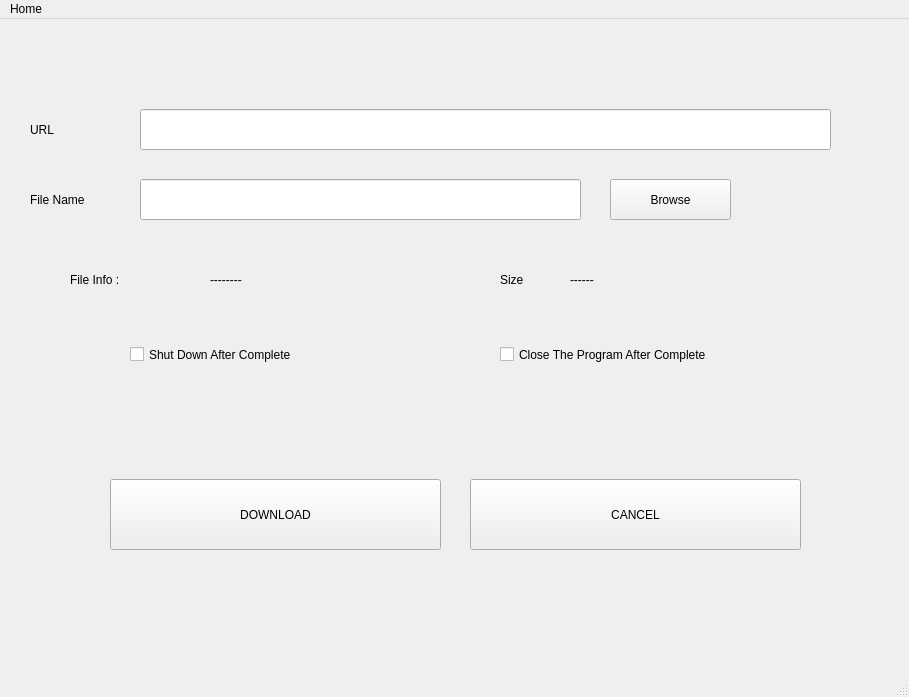
<?xml version="1.0" encoding="UTF-8"?>
<ui version="4.0">
 <class>MainWindow</class>
 <widget class="QMainWindow" name="MainWindow">
  <property name="geometry">
   <rect>
    <x>0</x>
    <y>0</y>
    <width>909</width>
    <height>697</height>
   </rect>
  </property>
  <property name="windowTitle">
   <string>MainWindow</string>
  </property>
  <property name="styleSheet">
   <string notr="true">/*
 * The MIT License (MIT)
 *
 * Copyright (c) &lt;2013-2014&gt; &lt;Colin Duquesnoy&gt;
 *
 * Permission is hereby granted, free of charge, to any person obtaining a copy
 * of this software and associated documentation files (the &quot;Software&quot;), to deal
 * in the Software without restriction, including without limitation the rights
 * to use, copy, modify, merge, publish, distribute, sublicense, and/or sell
 * copies of the Software, and to permit persons to whom the Software is
 * furnished to do so, subject to the following conditions:

 * The above copyright notice and this permission notice shall be included in
 * all copies or substantial portions of the Software.

 * THE SOFTWARE IS PROVIDED &quot;AS IS&quot;, WITHOUT WARRANTY OF ANY KIND, EXPRESS OR
 * IMPLIED, INCLUDING BUT NOT LIMITED TO THE WARRANTIES OF MERCHANTABILITY,
 * FITNESS FOR A PARTICULAR PURPOSE AND NONINFRINGEMENT. IN NO EVENT SHALL THE
 * AUTHORS OR COPYRIGHT HOLDERS BE LIABLE FOR ANY CLAIM, DAMAGES OR OTHER
 * LIABILITY, WHETHER IN AN ACTION OF CONTRACT, TORT OR OTHERWISE, ARISING FROM,
 * OUT OF OR IN CONNECTION WITH THE SOFTWARE OR THE USE OR OTHER DEALINGS IN
 * THE SOFTWARE.
 */
QToolTip
{
    border: 1px solid #76797C;
    background-color: rgb(90, 102, 117);;
    color: white;
    padding: 5px;
    opacity: 200;
}

QWidget
{
    color: #eff0f1;
    background-color: #31363b;
    selection-background-color:#3daee9;
    selection-color: #eff0f1;
    background-clip: border;
    border-image: none;
    border: 0px transparent black;
    outline: 0;
}

QWidget:item:hover
{
    background-color: #3daee9;
    color: #eff0f1;
}

QWidget:item:selected
{
    background-color: #3daee9;
}

QRadioButton
{
    spacing: 5px;
    outline: none;
    color: #eff0f1;
    margin-bottom: 2px;
}

QRadioButton:disabled
{
    color: #76797C;
}
QRadioButton::indicator
{
    width: 21px;
    height: 21px;
}

QRadioButton::indicator:unchecked
{
    image: url(:/qss_icons/Dark_rc/radio_unchecked.png);
}


QRadioButton::indicator:unchecked:hover,
QRadioButton::indicator:unchecked:focus,
QRadioButton::indicator:unchecked:pressed
{
    border: none;
    outline: none;
    image: url(:/qss_icons/Dark_rc/radio_unchecked_focus.png);
}

QRadioButton::indicator:checked
{
    border: none;
    outline: none;
    image: url(:/qss_icons/Dark_rc/radio_checked.png);
}

QRadioButton::indicator:checked:hover,
QRadioButton::indicator:checked:focus,
QRadioButton::indicator:checked:pressed
{
    border: none;
    outline: none;
    image: url(:/qss_icons/Dark_rc/radio_checked_focus.png);
}

QRadioButton::indicator:checked:disabled
{
    outline: none;
    image: url(:/qss_icons/Dark_rc/radio_checked_disabled.png);
}

QRadioButton::indicator:unchecked:disabled
{
    image: url(:/qss_icons/Dark_rc/radio_unchecked_disabled.png);
}


QMenuBar
{
    background-color: #31363b;
    color: #eff0f1;
}

QMenuBar::item
{
    background: transparent;
}

QMenuBar::item:selected
{
    background: transparent;
    border: 1px solid #76797C;
}

QMenuBar::item:pressed
{
    border: 1px solid #76797C;
    background-color: #3daee9;
    color: #eff0f1;
    margin-bottom:-1px;
    padding-bottom:1px;
}

QMenu
{
    border: 1px solid #76797C;
    color: #eff0f1;
    margin: 2px;
}

QMenu::icon
{
    margin: 5px;
}

QMenu::item
{
    padding: 5px 30px 5px 30px;
    margin-left: 5px;
    border: 1px solid transparent; /* reserve space for selection border */
}

QMenu::item:selected
{
    color: #eff0f1;
}

QMenu::separator {
    height: 2px;
    background: lightblue;
    margin-left: 10px;
    margin-right: 5px;
}

QMenu::indicator {
    width: 18px;
    height: 18px;
}

/* non-exclusive indicator = check box style indicator
   (see QActionGroup::setExclusive) */
QMenu::indicator:non-exclusive:unchecked {
    image: url(:/qss_icons/Dark_rc/checkbox_unchecked.png);
}

QMenu::indicator:non-exclusive:unchecked:selected {
    image: url(:/qss_icons/Dark_rc/checkbox_unchecked_disabled.png);
}

QMenu::indicator:non-exclusive:checked {
    image: url(:/qss_icons/Dark_rc/checkbox_checked.png);
}

QMenu::indicator:non-exclusive:checked:selected {
    image: url(:/qss_icons/Dark_rc/checkbox_checked_disabled.png);
}

/* exclusive indicator = radio button style indicator (see QActionGroup::setExclusive) */
QMenu::indicator:exclusive:unchecked {
    image: url(:/qss_icons/Dark_rc/radio_unchecked.png);
}

QMenu::indicator:exclusive:unchecked:selected {
    image: url(:/qss_icons/Dark_rc/radio_unchecked_disabled.png);
}

QMenu::indicator:exclusive:checked {
    image: url(:/qss_icons/Dark_rc/radio_checked.png);
}

QMenu::indicator:exclusive:checked:selected {
    image: url(:/qss_icons/Dark_rc/radio_checked_disabled.png);
}

QMenu::right-arrow {
    margin: 5px;
    image: url(:/qss_icons/Dark_rc/right_arrow.png)
}


QWidget:disabled
{
    color: #454545;
    background-color: #31363b;
}

QAbstractItemView
{
    alternate-background-color: #31363b;
    color: #eff0f1;
    border: 1px solid 3A3939;
    border-radius: 2px;
}

QWidget:focus, QMenuBar:focus
{
    border: 1px solid #3daee9;
}

QTabWidget:focus, QCheckBox:focus, QRadioButton:focus, QSlider:focus
{
    border: none;
}

QLineEdit
{
    background-color: #232629;
    padding: 5px;
    border-style: solid;
    border: 1px solid #76797C;
    border-radius: 2px;
    color: #eff0f1;
}

QGroupBox {
    border:1px solid #76797C;
    border-radius: 2px;
    margin-top: 20px;
}

QGroupBox::title {
    subcontrol-origin: margin;
    subcontrol-position: top center;
    padding-left: 10px;
    padding-right: 10px;
    padding-top: 10px;
}

QAbstractScrollArea
{
    border-radius: 2px;
    border: 1px solid #76797C;
    background-color: transparent;
}

QScrollBar:horizontal
{
    height: 15px;
    margin: 3px 15px 3px 15px;
    border: 1px transparent #2A2929;
    border-radius: 4px;
    background-color: #2A2929;
}

QScrollBar::handle:horizontal
{
    background-color: #605F5F;
    min-width: 5px;
    border-radius: 4px;
}

QScrollBar::add-line:horizontal
{
    margin: 0px 3px 0px 3px;
    border-image: url(:/qss_icons/Dark_rc/right_arrow_disabled.png);
    width: 10px;
    height: 10px;
    subcontrol-position: right;
    subcontrol-origin: margin;
}

QScrollBar::sub-line:horizontal
{
    margin: 0px 3px 0px 3px;
    border-image: url(:/qss_icons/Dark_rc/left_arrow_disabled.png);
    height: 10px;
    width: 10px;
    subcontrol-position: left;
    subcontrol-origin: margin;
}

QScrollBar::add-line:horizontal:hover,QScrollBar::add-line:horizontal:on
{
    border-image: url(:/qss_icons/Dark_rc/right_arrow.png);
    height: 10px;
    width: 10px;
    subcontrol-position: right;
    subcontrol-origin: margin;
}


QScrollBar::sub-line:horizontal:hover, QScrollBar::sub-line:horizontal:on
{
    border-image: url(:/qss_icons/Dark_rc/left_arrow.png);
    height: 10px;
    width: 10px;
    subcontrol-position: left;
    subcontrol-origin: margin;
}

QScrollBar::up-arrow:horizontal, QScrollBar::down-arrow:horizontal
{
    background: none;
}


QScrollBar::add-page:horizontal, QScrollBar::sub-page:horizontal
{
    background: none;
}

QScrollBar:vertical
{
    background-color: #2A2929;
    width: 15px;
    margin: 15px 3px 15px 3px;
    border: 1px transparent #2A2929;
    border-radius: 4px;
}

QScrollBar::handle:vertical
{
    background-color: #605F5F;
    min-height: 5px;
    border-radius: 4px;
}

QScrollBar::sub-line:vertical
{
    margin: 3px 0px 3px 0px;
    border-image: url(:/qss_icons/Dark_rc/up_arrow_disabled.png);
    height: 10px;
    width: 10px;
    subcontrol-position: top;
    subcontrol-origin: margin;
}

QScrollBar::add-line:vertical
{
    margin: 3px 0px 3px 0px;
    border-image: url(:/qss_icons/Dark_rc/down_arrow_disabled.png);
    height: 10px;
    width: 10px;
    subcontrol-position: bottom;
    subcontrol-origin: margin;
}

QScrollBar::sub-line:vertical:hover,QScrollBar::sub-line:vertical:on
{

    border-image: url(:/qss_icons/Dark_rc/up_arrow.png);
    height: 10px;
    width: 10px;
    subcontrol-position: top;
    subcontrol-origin: margin;
}


QScrollBar::add-line:vertical:hover, QScrollBar::add-line:vertical:on
{
    border-image: url(:/qss_icons/Dark_rc/down_arrow.png);
    height: 10px;
    width: 10px;
    subcontrol-position: bottom;
    subcontrol-origin: margin;
}

QScrollBar::up-arrow:vertical, QScrollBar::down-arrow:vertical
{
    background: none;
}


QScrollBar::add-page:vertical, QScrollBar::sub-page:vertical
{
    background: none;
}

QTextEdit
{
    background-color: #232629;
    color: #eff0f1;
    border: 1px solid #76797C;
}

QPlainTextEdit
{
    background-color: #232629;;
    color: #eff0f1;
    border-radius: 2px;
    border: 1px solid #76797C;
}

QHeaderView::section
{
    background-color: #76797C;
    color: #eff0f1;
    padding: 5px;
    border: 1px solid #76797C;
}

QSizeGrip {
    image: url(:/qss_icons/Dark_rc/sizegrip.png);
    width: 12px;
    height: 12px;
}


QMainWindow::separator
{
    background-color: #31363b;
    color: white;
    padding-left: 4px;
    spacing: 2px;
    border: 1px dashed #76797C;
}

QMainWindow::separator:hover
{

    background-color: #787876;
    color: white;
    padding-left: 4px;
    border: 1px solid #76797C;
    spacing: 2px;
}


QMenu::separator
{
    height: 1px;
    background-color: #76797C;
    color: white;
    padding-left: 4px;
    margin-left: 10px;
    margin-right: 5px;
}


QFrame
{
    border-radius: 2px;
    border: 1px solid #76797C;
}

QFrame[frameShape=&quot;0&quot;]
{
    border-radius: 2px;
    border: 1px transparent #76797C;
}

QStackedWidget
{
    border: 1px transparent black;
}

QToolBar {
    border: 1px transparent #393838;
    background: 1px solid #31363b;
    font-weight: bold;
}

QToolBar::handle:horizontal {
    image: url(:/qss_icons/Dark_rc/Hmovetoolbar.png);
}
QToolBar::handle:vertical {
    image: url(:/qss_icons/Dark_rc/Vmovetoolbar.png);
}
QToolBar::separator:horizontal {
    image: url(:/qss_icons/Dark_rc/Hsepartoolbar.png);
}
QToolBar::separator:vertical {
    image: url(:/qss_icons/Dark_rc/Vsepartoolbar.png);
}
QToolButton#qt_toolbar_ext_button {
    background: #58595a
}

QPushButton
{
    color: #eff0f1;
    background-color: #31363b;
    border-width: 1px;
    border-color: #76797C;
    border-style: solid;
    padding: 5px;
    border-radius: 2px;
    outline: none;
}

QPushButton:disabled
{
    background-color: #31363b;
    border-width: 1px;
    border-color: #454545;
    border-style: solid;
    padding-top: 5px;
    padding-bottom: 5px;
    padding-left: 10px;
    padding-right: 10px;
    border-radius: 2px;
    color: #454545;
}

QPushButton:focus {
    background-color: #3daee9;
    color: white;
}

QPushButton:pressed
{
    background-color: #3daee9;
    padding-top: -15px;
    padding-bottom: -17px;
}

QComboBox
{
    selection-background-color: #3daee9;
    border-style: solid;
    border: 1px solid #76797C;
    border-radius: 2px;
    padding: 5px;
    min-width: 75px;
}

QPushButton:checked{
    background-color: #76797C;
    border-color: #6A6969;
}

QComboBox:hover,QPushButton:hover,QAbstractSpinBox:hover,QLineEdit:hover,QTextEdit:hover,QPlainTextEdit:hover,QAbstractView:hover,QTreeView:hover
{
    border: 1px solid #3daee9;
    color: #eff0f1;
}

QComboBox:on
{
    padding-top: 3px;
    padding-left: 4px;
    selection-background-color: #4a4a4a;
}

QComboBox QAbstractItemView
{
    background-color: #232629;
    border-radius: 2px;
    border: 1px solid #76797C;
    selection-background-color: #3daee9;
}

QComboBox::drop-down
{
    subcontrol-origin: padding;
    subcontrol-position: top right;
    width: 15px;

    border-left-width: 0px;
    border-left-color: darkgray;
    border-left-style: solid;
    border-top-right-radius: 3px;
    border-bottom-right-radius: 3px;
}

QComboBox::down-arrow
{
    image: url(:/qss_icons/Dark_rc/down_arrow_disabled.png);
}

QComboBox::down-arrow:on, QComboBox::down-arrow:hover,
QComboBox::down-arrow:focus
{
    image: url(:/qss_icons/Dark_rc/down_arrow.png);
}

QAbstractSpinBox {
    padding: 5px;
    border: 1px solid #76797C;
    background-color: #232629;
    color: #eff0f1;
    border-radius: 2px;
    min-width: 75px;
}

QAbstractSpinBox:up-button
{
    background-color: transparent;
    subcontrol-origin: border;
    subcontrol-position: center right;
}

QAbstractSpinBox:down-button
{
    background-color: transparent;
    subcontrol-origin: border;
    subcontrol-position: center left;
}

QAbstractSpinBox::up-arrow,QAbstractSpinBox::up-arrow:disabled,QAbstractSpinBox::up-arrow:off {
    image: url(:/qss_icons/Dark_rc/up_arrow_disabled.png);
    width: 10px;
    height: 10px;
}
QAbstractSpinBox::up-arrow:hover
{
    image: url(:/qss_icons/Dark_rc/up_arrow.png);
}


QAbstractSpinBox::down-arrow,QAbstractSpinBox::down-arrow:disabled,QAbstractSpinBox::down-arrow:off
{
    image: url(:/qss_icons/Dark_rc/down_arrow_disabled.png);
    width: 10px;
    height: 10px;
}
QAbstractSpinBox::down-arrow:hover
{
    image: url(:/qss_icons/Dark_rc/down_arrow.png);
}


QLabel
{
    border: 0px solid black;
}

QTabWidget{
    border: 0px transparent black;
}

QTabWidget::pane {
    border: 1px solid #76797C;
    padding: 5px;
    margin: 0px;
}

QTabBar
{
    qproperty-drawBase: 0;
    left: 5px; /* move to the right by 5px */
    border-radius: 3px;
}

QTabBar:focus
{
    border: 0px transparent black;
}

QTabBar::close-button  {
    image: url(:/qss_icons/Dark_rc/close.png);
    background: transparent;
}

QTabBar::close-button:hover
{
    image: url(:/qss_icons/Dark_rc/close-hover.png);
    background: transparent;
}

QTabBar::close-button:pressed {
    image: url(:/qss_icons/Dark_rc/close-pressed.png);
    background: transparent;
}

/* TOP TABS */
QTabBar::tab:top {
    color: #eff0f1;
    border: 1px solid #76797C;
    border-bottom: 1px transparent black;
    background-color: #31363b;
    padding: 5px;
    min-width: 50px;
    border-top-left-radius: 2px;
    border-top-right-radius: 2px;
}

QTabBar::tab:top:!selected
{
    color: #eff0f1;
    background-color: #54575B;
    border: 1px solid #76797C;
    border-bottom: 1px transparent black;
    border-top-left-radius: 2px;
    border-top-right-radius: 2px;    
}

QTabBar::tab:top:!selected:hover {
    background-color: #3daee9;
}

/* BOTTOM TABS */
QTabBar::tab:bottom {
    color: #eff0f1;
    border: 1px solid #76797C;
    border-top: 1px transparent black;
    background-color: #31363b;
    padding: 5px;
    border-bottom-left-radius: 2px;
    border-bottom-right-radius: 2px;
    min-width: 50px;
}

QTabBar::tab:bottom:!selected
{
    color: #eff0f1;
    background-color: #54575B;
    border: 1px solid #76797C;
    border-top: 1px transparent black;
    border-bottom-left-radius: 2px;
    border-bottom-right-radius: 2px;
}

QTabBar::tab:bottom:!selected:hover {
    background-color: #3daee9;
}

/* LEFT TABS */
QTabBar::tab:left {
    color: #eff0f1;
    border: 1px solid #76797C;
    border-left: 1px transparent black;
    background-color: #31363b;
    padding: 5px;
    border-top-right-radius: 2px;
    border-bottom-right-radius: 2px;
    min-height: 50px;
}

QTabBar::tab:left:!selected
{
    color: #eff0f1;
    background-color: #54575B;
    border: 1px solid #76797C;
    border-left: 1px transparent black;
    border-top-right-radius: 2px;
    border-bottom-right-radius: 2px;
}

QTabBar::tab:left:!selected:hover {
    background-color: #3daee9;
}


/* RIGHT TABS */
QTabBar::tab:right {
    color: #eff0f1;
    border: 1px solid #76797C;
    border-right: 1px transparent black;
    background-color: #31363b;
    padding: 5px;
    border-top-left-radius: 2px;
    border-bottom-left-radius: 2px;
    min-height: 50px;
}

QTabBar::tab:right:!selected
{
    color: #eff0f1;
    background-color: #54575B;
    border: 1px solid #76797C;
    border-right: 1px transparent black;
    border-top-left-radius: 2px;
    border-bottom-left-radius: 2px;
}

QTabBar::tab:right:!selected:hover {
    background-color: #3daee9;
}

QTabBar QToolButton::right-arrow:enabled {
     image: url(:/qss_icons/Dark_rc/right_arrow.png);
 }

 QTabBar QToolButton::left-arrow:enabled {
     image: url(:/qss_icons/Dark_rc/left_arrow.png);
 }

QTabBar QToolButton::right-arrow:disabled {
     image: url(:/qss_icons/Dark_rc/right_arrow_disabled.png);
 }

 QTabBar QToolButton::left-arrow:disabled {
     image: url(:/qss_icons/Dark_rc/left_arrow_disabled.png);
 }


QDockWidget {
    background: #31363b;
    border: 1px solid #403F3F;
    titlebar-close-icon: url(:/qss_icons/Dark_rc/close.png);
    titlebar-normal-icon: url(:/qss_icons/Dark_rc/undock.png);
}

QDockWidget::close-button, QDockWidget::float-button {
    border: 1px solid transparent;
    border-radius: 2px;
    background: transparent;
}

QDockWidget::close-button:hover, QDockWidget::float-button:hover {
    background: rgba(255, 255, 255, 10);
}

QDockWidget::close-button:pressed, QDockWidget::float-button:pressed {
    padding: 1px -1px -1px 1px;
    background: rgba(255, 255, 255, 10);
}

QTreeView, QListView
{
    border: 1px solid #76797C;
    background-color: #232629;
}

QTreeView:branch:selected, QTreeView:branch:hover
{
    background: url(:/qss_icons/Dark_rc/transparent.png);
}

QTreeView::branch:has-siblings:!adjoins-item {
    border-image: url(:/qss_icons/Dark_rc/transparent.png);
}

QTreeView::branch:has-siblings:adjoins-item {
    border-image: url(:/qss_icons/Dark_rc/transparent.png);
}

QTreeView::branch:!has-children:!has-siblings:adjoins-item {
    border-image: url(:/qss_icons/Dark_rc/transparent.png);
}

QTreeView::branch:has-children:!has-siblings:closed,
QTreeView::branch:closed:has-children:has-siblings {
    image: url(:/qss_icons/Dark_rc/branch_closed.png);
}

QTreeView::branch:open:has-children:!has-siblings,
QTreeView::branch:open:has-children:has-siblings  {
    image: url(:/qss_icons/Dark_rc/branch_open.png);
}

QTreeView::branch:has-children:!has-siblings:closed:hover,
QTreeView::branch:closed:has-children:has-siblings:hover {
    image: url(:/qss_icons/Dark_rc/branch_closed-on.png);
    }

QTreeView::branch:open:has-children:!has-siblings:hover,
QTreeView::branch:open:has-children:has-siblings:hover  {
    image: url(:/qss_icons/Dark_rc/branch_open-on.png);
    }

QListView::item:!selected:hover, QTreeView::item:!selected:hover  {
    background: rgba(167,218,245, 0.3);
    outline: 0;
    color: #eff0f1
}

QListView::item:selected:hover, QTreeView::item:selected:hover  {
    background: #3daee9;
    color: #eff0f1;
}

QSlider::groove:horizontal {
    border: 1px solid #565a5e;
    height: 4px;
    background: #565a5e;
    margin: 0px;
    border-radius: 2px;
}

QSlider::handle:horizontal {
    background: #232629;
    border: 1px solid #565a5e;
    width: 16px;
    height: 16px;
    margin: -8px 0;
    border-radius: 9px;
}

QSlider::groove:vertical {
    border: 1px solid #565a5e;
    width: 4px;
    background: #565a5e;
    margin: 0px;
    border-radius: 3px;
}

QSlider::handle:vertical {
    background: #232629;
    border: 1px solid #565a5e;
    width: 16px;
    height: 16px;
    margin: 0 -8px;
    border-radius: 9px;
}

QToolButton {
    background-color: transparent;
    border: 1px transparent #76797C;
    border-radius: 2px;
    margin: 3px;
    padding: 5px;
}

QToolButton[popupMode=&quot;1&quot;] { /* only for MenuButtonPopup */
 padding-right: 20px; /* make way for the popup button */
 border: 1px #76797C;
 border-radius: 5px;
}

QToolButton[popupMode=&quot;2&quot;] { /* only for InstantPopup */
 padding-right: 10px; /* make way for the popup button */
 border: 1px #76797C;
}


QToolButton:hover, QToolButton::menu-button:hover {
    background-color: transparent;
    border: 1px solid #3daee9;
    padding: 5px;
}

QToolButton:checked, QToolButton:pressed,
        QToolButton::menu-button:pressed {
    background-color: #3daee9;
    border: 1px solid #3daee9;
    padding: 5px;
}

/* the subcontrol below is used only in the InstantPopup or DelayedPopup mode */
QToolButton::menu-indicator {
    image: url(:/qss_icons/Dark_rc/down_arrow.png);
    top: -7px; left: -2px; /* shift it a bit */
}

/* the subcontrols below are used only in the MenuButtonPopup mode */
QToolButton::menu-button {
    border: 1px transparent #76797C;
    border-top-right-radius: 6px;
    border-bottom-right-radius: 6px;
    /* 16px width + 4px for border = 20px allocated above */
    width: 16px;
    outline: none;
}

QToolButton::menu-arrow {
    image: url(:/qss_icons/Dark_rc/down_arrow.png);
}

QToolButton::menu-arrow:open {
    border: 1px solid #76797C;
}

QPushButton::menu-indicator  {
    subcontrol-origin: padding;
    subcontrol-position: bottom right;
    left: 8px;
}

QTableView
{
    border: 1px solid #76797C;
    gridline-color: #31363b;
    background-color: #232629;
}


QTableView, QHeaderView
{
    border-radius: 0px;
}

QTableView::item:pressed, QListView::item:pressed, QTreeView::item:pressed  {
    background: #3daee9;
    color: #eff0f1;
}

QTableView::item:selected:active, QTreeView::item:selected:active, QListView::item:selected:active  {
    background: #3daee9;
    color: #eff0f1;
}


QHeaderView
{
    background-color: #31363b;
    border: 1px transparent;
    border-radius: 0px;
    margin: 0px;
    padding: 0px;

}

QHeaderView::section  {
    background-color: #31363b;
    color: #eff0f1;
    padding: 5px;
    border: 1px solid #76797C;
    border-radius: 0px;
    text-align: center;
}

QHeaderView::section::vertical::first, QHeaderView::section::vertical::only-one
{
    border-top: 1px solid #76797C;
}

QHeaderView::section::vertical
{
    border-top: transparent;
}

QHeaderView::section::horizontal::first, QHeaderView::section::horizontal::only-one
{
    border-left: 1px solid #76797C;
}

QHeaderView::section::horizontal
{
    border-left: transparent;
}


QHeaderView::section:checked
 {
    color: white;
    background-color: #334e5e;
 }

 /* style the sort indicator */
QHeaderView::down-arrow {
    image: url(:/qss_icons/Dark_rc/down_arrow.png);
}

QHeaderView::up-arrow {
    image: url(:/qss_icons/Dark_rc/up_arrow.png);
}


QTableCornerButton::section {
    background-color: #31363b;
    border: 1px transparent #76797C;
    border-radius: 0px;
}

QToolBox  {
    padding: 5px;
    border: 1px transparent black;
}

QToolBox::tab {
    color: #eff0f1;
    background-color: #31363b;
    border: 1px solid #76797C;
    border-bottom: 1px transparent #31363b;
    border-top-left-radius: 5px;
    border-top-right-radius: 5px;
}

QToolBox::tab:selected { /* italicize selected tabs */
    font: italic;
    background-color: #31363b;
    border-color: #3daee9;
 }

QStatusBar::item {
    border: 0px transparent dark;
 }


QFrame[height=&quot;3&quot;], QFrame[width=&quot;3&quot;] {
    background-color: #76797C;
}


QSplitter::handle {
    border: 1px dashed #76797C;
}

QSplitter::handle:hover {
    background-color: #787876;
    border: 1px solid #76797C;
}

QSplitter::handle:horizontal {
    width: 1px;
}

QSplitter::handle:vertical {
    height: 1px;
}

QProgressBar {
    border: 1px solid #76797C;
    border-radius: 5px;
    text-align: center;
}

QProgressBar::chunk {
    background-color: #05B8CC;
}

QDateEdit
{
    selection-background-color: #3daee9;
    border-style: solid;
    border: 1px solid #3375A3;
    border-radius: 2px;
    padding: 1px;
    min-width: 75px;
}

QDateEdit:on
{
    padding-top: 3px;
    padding-left: 4px;
    selection-background-color: #4a4a4a;
}

QDateEdit QAbstractItemView
{
    background-color: #232629;
    border-radius: 2px;
    border: 1px solid #3375A3;
    selection-background-color: #3daee9;
}

QDateEdit::drop-down
{
    subcontrol-origin: padding;
    subcontrol-position: top right;
    width: 15px;
    border-left-width: 0px;
    border-left-color: darkgray;
    border-left-style: solid;
    border-top-right-radius: 3px;
    border-bottom-right-radius: 3px;
}

QDateEdit::down-arrow
{
    image: url(:/qss_icons/Dark_rc/down_arrow_disabled.png);
}

QDateEdit::down-arrow:on, QDateEdit::down-arrow:hover,
QDateEdit::down-arrow:focus
{
    image: url(:/qss_icons/Dark_rc/down_arrow.png);
}</string>
  </property>
  <widget class="QWidget" name="centralwidget">
   <widget class="QCheckBox" name="checkBox">
    <property name="geometry">
     <rect>
      <x>130</x>
      <y>320</y>
      <width>211</width>
      <height>31</height>
     </rect>
    </property>
    <property name="styleSheet">
     <string notr="true"/>
    </property>
    <property name="text">
     <string>Shut Down After Complete</string>
    </property>
   </widget>
   <widget class="QLabel" name="FileSize">
    <property name="geometry">
     <rect>
      <x>570</x>
      <y>240</y>
      <width>161</width>
      <height>41</height>
     </rect>
    </property>
    <property name="text">
     <string>------</string>
    </property>
   </widget>
   <widget class="QLabel" name="FileType">
    <property name="geometry">
     <rect>
      <x>210</x>
      <y>240</y>
      <width>151</width>
      <height>41</height>
     </rect>
    </property>
    <property name="text">
     <string>--------</string>
    </property>
   </widget>
   <widget class="QLabel" name="label_6">
    <property name="geometry">
     <rect>
      <x>500</x>
      <y>240</y>
      <width>51</width>
      <height>41</height>
     </rect>
    </property>
    <property name="text">
     <string>Size</string>
    </property>
   </widget>
   <widget class="QLineEdit" name="SaveLocation">
    <property name="geometry">
     <rect>
      <x>140</x>
      <y>160</y>
      <width>441</width>
      <height>41</height>
     </rect>
    </property>
   </widget>
   <widget class="QLabel" name="label_4">
    <property name="geometry">
     <rect>
      <x>70</x>
      <y>240</y>
      <width>111</width>
      <height>41</height>
     </rect>
    </property>
    <property name="text">
     <string>File Info :</string>
    </property>
   </widget>
   <widget class="QPushButton" name="DownloadButton">
    <property name="geometry">
     <rect>
      <x>110</x>
      <y>460</y>
      <width>331</width>
      <height>71</height>
     </rect>
    </property>
    <property name="styleSheet">
     <string notr="true">

QPushButton:hover {
  background-color: green;
  color: white;
}

QPushButton:pressed {
  transform: scale(0.95);
}
</string>
    </property>
    <property name="text">
     <string>DOWNLOAD</string>
    </property>
   </widget>
   <widget class="QLabel" name="label_2">
    <property name="geometry">
     <rect>
      <x>30</x>
      <y>160</y>
      <width>91</width>
      <height>41</height>
     </rect>
    </property>
    <property name="text">
     <string>File Name</string>
    </property>
   </widget>
   <widget class="QPushButton" name="pushButton_2">
    <property name="geometry">
     <rect>
      <x>470</x>
      <y>460</y>
      <width>331</width>
      <height>71</height>
     </rect>
    </property>
    <property name="styleSheet">
     <string notr="true">

QPushButton:hover {
  background-color: red;
  color: white;
}

QPushButton:pressed {
  transform: scale(0.95);
}
</string>
    </property>
    <property name="text">
     <string>CANCEL</string>
    </property>
   </widget>
   <widget class="QLineEdit" name="lineEdit">
    <property name="geometry">
     <rect>
      <x>140</x>
      <y>90</y>
      <width>691</width>
      <height>41</height>
     </rect>
    </property>
   </widget>
   <widget class="QCheckBox" name="checkBox_2">
    <property name="geometry">
     <rect>
      <x>500</x>
      <y>320</y>
      <width>341</width>
      <height>31</height>
     </rect>
    </property>
    <property name="text">
     <string>Close The Program After Complete</string>
    </property>
   </widget>
   <widget class="QPushButton" name="BrowseButton">
    <property name="geometry">
     <rect>
      <x>610</x>
      <y>160</y>
      <width>121</width>
      <height>41</height>
     </rect>
    </property>
    <property name="text">
     <string>Browse</string>
    </property>
   </widget>
   <widget class="QLabel" name="label">
    <property name="geometry">
     <rect>
      <x>30</x>
      <y>90</y>
      <width>61</width>
      <height>41</height>
     </rect>
    </property>
    <property name="text">
     <string>URL</string>
    </property>
   </widget>
  </widget>
  <widget class="QMenuBar" name="menubar">
   <property name="geometry">
    <rect>
     <x>0</x>
     <y>0</y>
     <width>909</width>
     <height>33</height>
    </rect>
   </property>
   <widget class="QMenu" name="menuHome">
    <property name="title">
     <string>Home</string>
    </property>
    <addaction name="separator"/>
   </widget>
   <addaction name="menuHome"/>
  </widget>
  <widget class="QStatusBar" name="statusbar"/>
  <action name="actionYoutube">
   <property name="text">
    <string>Youtube</string>
   </property>
  </action>
 </widget>
 <resources/>
 <connections/>
</ui>
